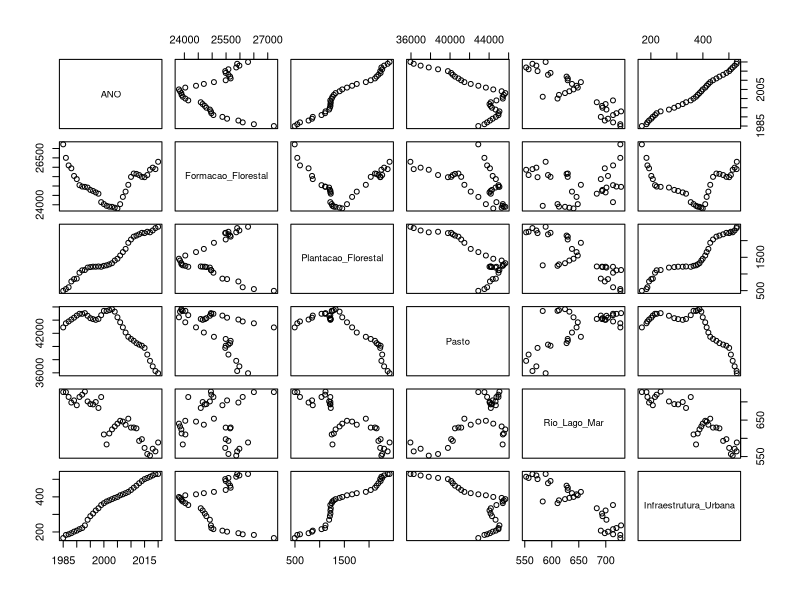
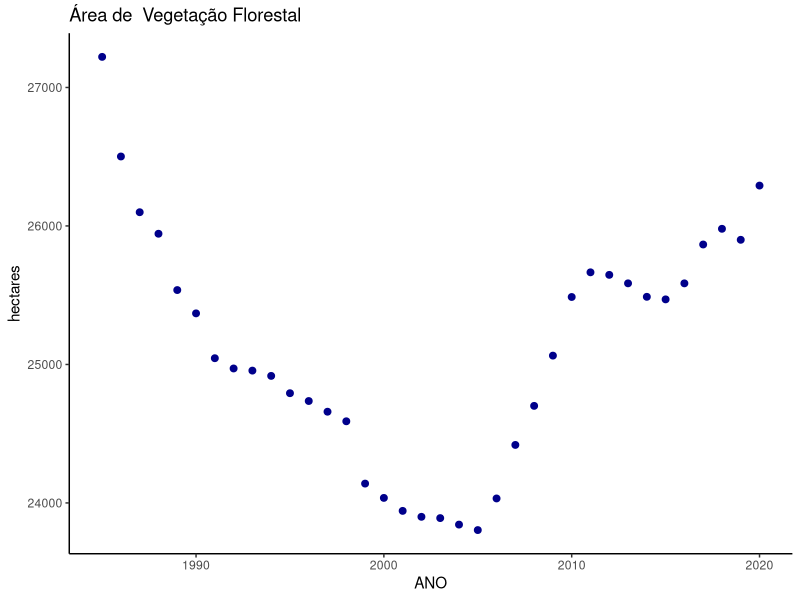
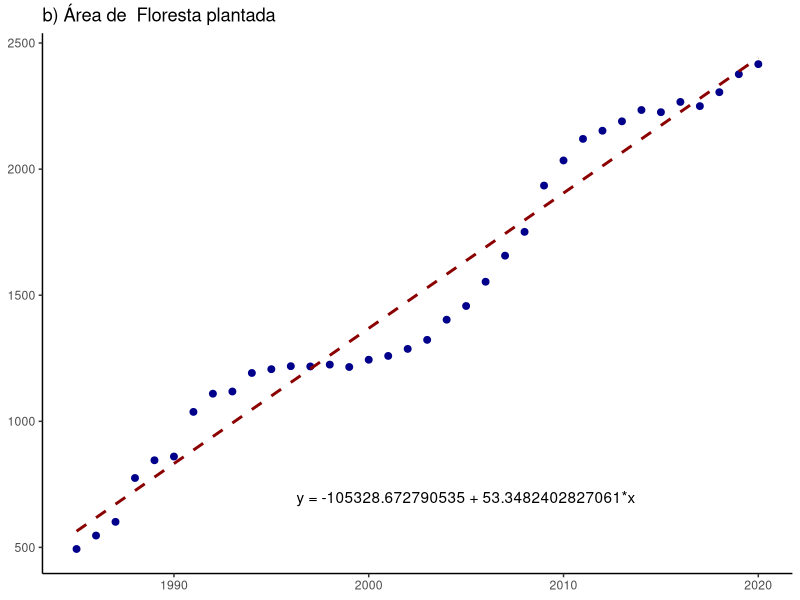
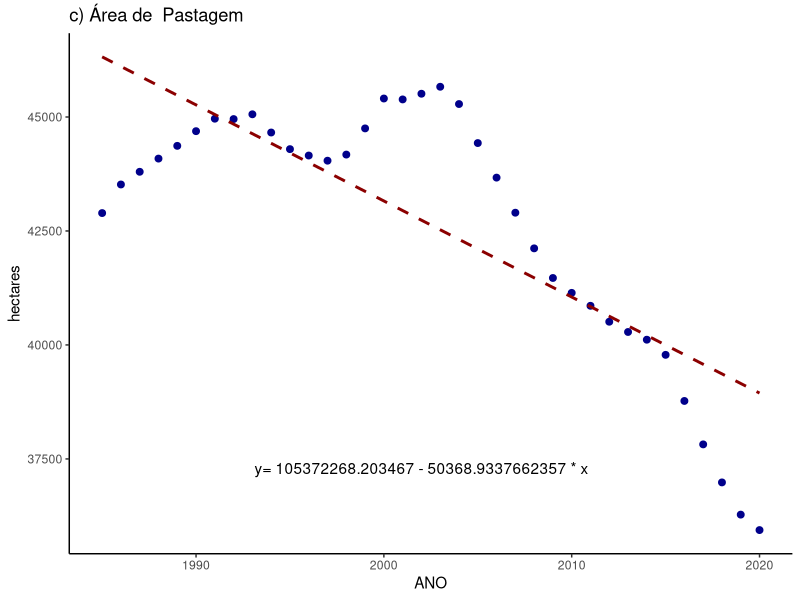
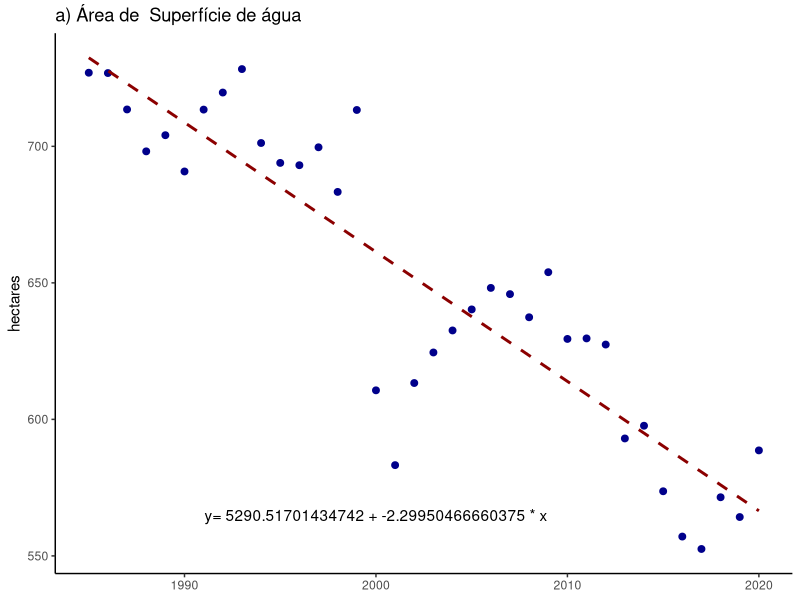
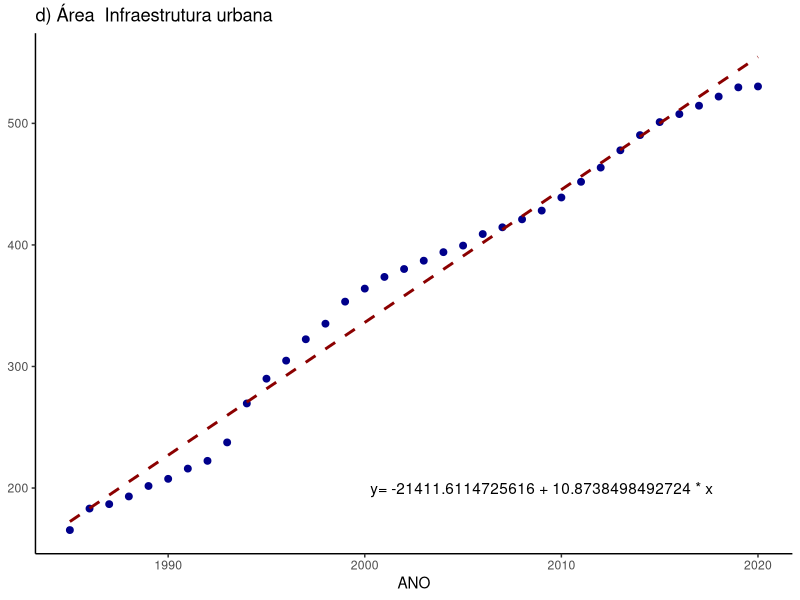
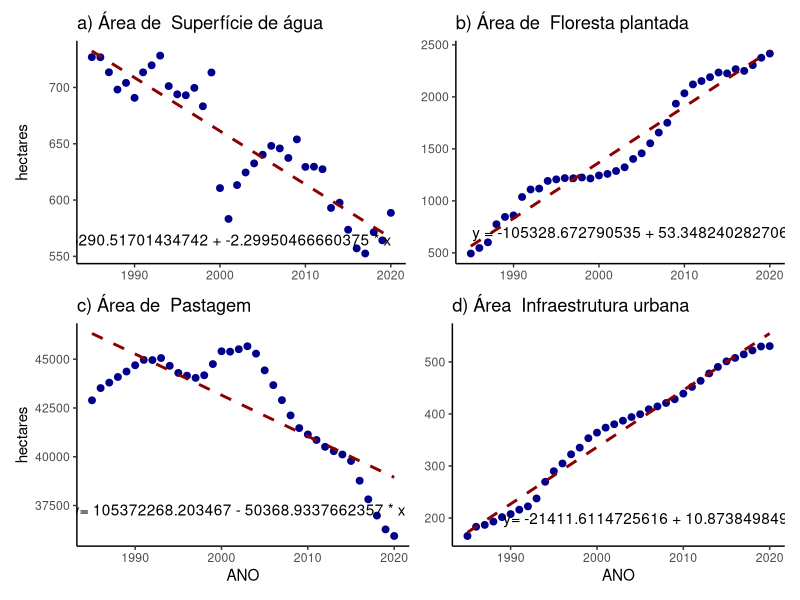
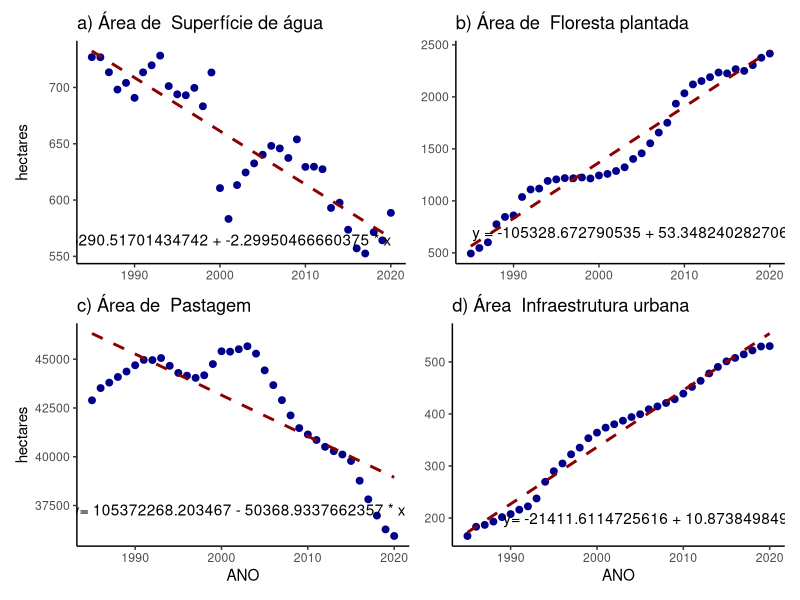

Reproduce these figures in R, in order. (Note: this script raises an error after producing the figures.)
#install.packages('tidyr')
#install.packages('rlist')
#install.packages('ggplot2')
#install.packages('patchwork')

library(ggplot2)
library(readr)
library(stringr)
library(tidyr)
library(dplyr)
library(rlist)
library(patchwork)

denvar.water = 'Superfície de água'
denvar.pasto = 'Pastagem'
denvar.florestaplantada = 'Floresta plantada'
denvar.florestanatural = 'Vegetação Florestal'
denvar.urbanizada = 'Infraestrutura urbana'

# Função para obter as variáveis estatísticas para análise e interpretação dos dados.
analisamodelo <- function (summary){
  #Dispersion parameter for gaussian family taken to be
  dpgf <- summary$dispersion
  
  #Residual deviance
  rd <- summary$deviance
  
  #Degrees of dispersion - DF / Grau de liberdade()
  dfl <- summary$df.residual
  
  intercept <- summary[["coefficients"]][1]
  variavel <- summary[["coefficients"]][2][1]
  dependente <- summary[["terms"]][[2]]
  independente <- summary[["terms"]][[3]]
  relacao <-  rd/dfl
  index <- dpgf/relacao #se for próximo de 1 a relação é significatica
  equacao <- paste('y=', intercept, '+', variavel, '* x')
  return (c(Dispersion_parameter=dpgf, Residual_deviance=rd,     degrees_of_freedom=dfl, est_intercept = intercept, est_dependente=variavel, var_dependente=dependente, var_independente=independente, relacao=relacao, index=index, equacao=equacao))
}

coverage <- read_csv("datasets/mapbiomas-brazil-collection-71-doce-area.csv", show_col_types = FALSE)

#Ajusta tabela de pastagens
pasture <- pasto_mapbiomas_brazil_collection_10_doce_area <- read_csv("datasets/pasto-mapbiomas-brazil-collection-10-doce-area.csv", show_col_types = FALSE)

pasture <- as.data.frame(t(pasture))
pasture$AREA_HA = as.integer(pasture$V1) + as.integer(pasture$V2) + as.integer(pasture$V3)
pasture <- as.data.frame(pasture[-1,])%>%select(AREA_HA)
pasture$ANO <- rownames(pasture)
colnames(pasture) = c('PASTURE_AREA_HA', 'ANO')
pasture
#Seleção de variáveis de interesse neste estudo
var_interesse <- c("ANO", "Forest Formation", "Forest Plantation", "Pasture" , "River, Lake and Ocean", "Urban Infrastructure" )
coverage <- coverage%>%select("area", 'band', 'class_name')
coverage
colnames(coverage) <- c('AREA_HA', 'ANO', 'CLASSE')
coverage$ANO <- str_replace(coverage$ANO, 'classification_', '')
coverage <- coverage %>% filter(CLASSE %in% var_interesse)
coverage <- spread(coverage, CLASSE, AREA_HA)
coverage$ANO <- as.integer(coverage$ANO)

colnames(coverage) <- c("ANO", "Formacao_Florestal", "Plantacao_Florestal", "Pasto" , "Rio_Lago_Mar", "Infraestrutura_Urbana" )

water <- read_csv("datasets/mapbiomas-brazil-collection-10-doce-area.csv", show_col_types = FALSE)
water <- water %>% select(band, area)
colnames(water) <- c('ANO', 'WATER_COVERAGE_HA')
water$ANO <- str_replace(water$ANO, 'water_coverage_', '')
water$ANO <- as.integer(water$ANO)
water
pasture
#water <- merge(water, pasture)
dataset <- merge(coverage, water)
#dataset$Pasto <- dataset$PASTURE_AREA_HA
dataset$Rio_Lago_Mar = dataset$WATER_COVERAGE_HA
#Remove variável da memória, apartir desta linha consideramos a variável "dataset"
rm(coverage)
rm(water)
dataset <- dataset%>%select(-c(WATER_COVERAGE_HA))
attach(dataset)
set.seed(2023)
colnames((dataset))
plot(dataset)
#Variável para armazenar a lista com os dados dos modelos para posterior avaliação
modelos = list()

#### 1 - Análise: Formacao_Florestal~ANO
m1 <- glm(Formacao_Florestal~ANO)
mnulo1 <- glm(Formacao_Florestal~1)

anova.md1 <- anova(m1, mnulo1, test='F')
summary.m1 <- summary(m1)

dt.modelo1 <- analisamodelo(summary.m1)
modelos <- append(modelos, dt.modelo1)

#### 1.1 - Gráfico: Formacao_Florestal~ANO
#plot(Formacao_Florestal~ANO, ylab="Formação florestal plantada (ha)", xlab=dt.modelo1$var_independente, pch=16,las=1,bty="l")
chart.m1 <- ggplot(data=dataset, aes(y=Formacao_Florestal, x=ANO)) + 
  geom_point(color='darkblue', size=2) +
  theme(
    axis.line = element_line(),
    panel.grid.major = element_blank(),
    panel.grid.minor = element_blank(),
    panel.border = element_blank(),
    panel.background = element_blank()
  ) +
  labs(
    #x = 'ANO',
    y = 'hectares',
    title = paste('Área de ', denvar.florestanatural)
  ) #+ annotate("text", x = 1990, y = 0, label = equacao) 
  #facet_grid(Formacao_Florestal + Plantacao_Florestal~ANO)
chart.m1

################################################################################
#### 2 - Análise: Plantacao_Florestal~ANO
m2 <- glm(Plantacao_Florestal~ANO)
mnulo2 <- glm(Plantacao_Florestal~1)

anova.md2 <- anova(m2, mnulo2, test='F')
summary.m2 <- summary(m2)

dt.modelo2 <- analisamodelo(summary.m2)
modelos <- append(modelos, dt.modelo2)
anova.md2
dt.modelo2
#### 2.1 - Gráfico: Plantacao_Florestal~ANO
chart.m2 <- ggplot(data=dataset, aes(y=Plantacao_Florestal, x=ANO)) + 
  geom_point(color='darkblue', size=2) + 
  theme(
    axis.line = element_line(),
    axis.title.x = element_blank(),
    panel.grid.major = element_blank(),
    panel.grid.minor = element_blank(),
    panel.border = element_blank(),
    panel.background = element_blank(),
    axis.title.y = element_blank(),
  ) +
  stat_smooth(method = "lm",
  linetype="dashed", color="darkred", se = FALSE, size = 1) +
  labs(
    #x = 'ANO',
    y = 'hectares',
    title = paste('b) Área de ', denvar.florestaplantada)
  ) +
  annotate("text", x = 2005, y = 700, label = "y = -105328.672790535 + 53.3482402827061*x", parse = FALSE)
chart.m2



################################################################################
#### 3 - Análise: Pasto~ANO
m3 <- glm(Pasto~ANO)
mnulo3 <- glm(Pasto~1)

anova.md3 <- anova(m3, mnulo3, test='F')
summary.m3 <- summary(m3)

dt.modelo3 <- analisamodelo(summary.m3)
modelos <- append(modelos, dt.modelo3)
anova.md3
dt.modelo3
1.531e-09<0.05
#### 3.2 - Gráfico: Pasto~ANO
#Pasto~ANO
chart.m3 <- ggplot(data=dataset, aes(y=Pasto, x=ANO)) + 
  geom_point(color='darkblue', size=2) +
  theme(
    axis.line = element_line(),
    panel.grid.major = element_blank(),
    panel.grid.minor = element_blank(),
    panel.border = element_blank(),
    panel.background = element_blank()
  ) +
  stat_smooth(method = "lm",
              linetype="dashed", color="darkred", se = FALSE, size = 1) +
  annotate("text", y = 37300, x = 2002, label = "y= 105372268.203467 - 50368.9337662357 * x", parse = FALSE) +
  labs(
    #x = 'ANO',
    y = 'hectares',
    title = paste('c) Área de ', denvar.pasto)
  )

chart.m3
summary.m3


################################################################################
#### 4 - Análise: Rio_Lago_Mar~ANO
m4 <- glm(Rio_Lago_Mar~ANO)
mnulo4 <- glm(Rio_Lago_Mar~1)

anova.md4 <- anova(m4, mnulo4, test='F')
summary.m4 <- summary(m4)

dt.modelo4 <- analisamodelo(summary.m4)
modelos <- append(modelos, dt.modelo4)
anova.md4
dt.modelo4
8.235e-08<0.05
chart.m4 <- ggplot(data=dataset, aes(y=Rio_Lago_Mar, x=ANO)) + 
  geom_point(color='darkblue', size=2) +
  theme(
    axis.line = element_line(),
    axis.title.x = element_blank(),
    panel.grid.major = element_blank(),
    panel.grid.minor = element_blank(),
    panel.border = element_blank(),
    panel.background = element_blank()
  ) +
  stat_smooth(method = "lm",
              linetype="dashed", color="darkred", se = FALSE, size = 1) +
  annotate("text", y = 565, x = 2000, label = "y= 5290.51701434742 + -2.29950466660375 * x", parse = FALSE) +
  labs(
    x = 'ANO',
    y = 'hectares',
    title = paste('a) Área de ', denvar.water)
  )
chart.m4


################################################################################
#### 5 - Análise: Infraestrutura_Urbana~ANO
m5 <- glm(Infraestrutura_Urbana~ANO)
mnulo5 <- glm(Infraestrutura_Urbana~1)

anova.md5 <- anova(m5, mnulo5, test='F')
summary.m5 <- summary(m5)

dt.modelo5 <- analisamodelo(summary.m5)
modelos <- append(modelos, dt.modelo5)
anova.md5
dt.modelo5
summary.m5
2.2e-16<0.05
chart.m5 <- ggplot(data=dataset, aes(y=Infraestrutura_Urbana, x=ANO)) + 
  geom_point(color='darkblue', size=2) +
  theme(
    axis.line = element_line(),
    panel.grid.major = element_blank(),
    panel.grid.minor = element_blank(),
    panel.border = element_blank(),
    panel.background = element_blank(),
    axis.title.y = element_blank(),
  ) +
  stat_smooth(method = "lm",
            linetype="dashed", color="darkred", se = FALSE, size = 1) +
  annotate("text", y = 200, x = 2009, label = "y= -21411.6114725616 + 10.8738498492724 * x", parse = FALSE) +
  labs(
    x = 'ANO',
    y = 'hectares',
    title = paste('d) Área ', denvar.urbanizada)
  )
chart.m5

charts1 <- (chart.m4 | chart.m2) / (chart.m3 | chart.m5)
charts1 + annotate("text", y = 0, x = 0, label = "figura 01")
charts1
colnames(dataset)
530/387
1080/1.369509
1080*2
2*788


################################################################################
#### 6 - Análise: Rio_Lago_Mar~Infraestrutura_Urbana
m6 <- glm(Rio_Lago_Mar~Infraestrutura_Urbana)
mnulo6 <- glm(Rio_Lago_Mar~1)

anova.md6 <- anova(m6, mnulo6, test='F')
summary.m6 <- summary(m6)

dt.modelo6 <- analisamodelo(summary.m6)
modelos <- append(modelos, dt.modelo6)
anova.md6
dt.modelo6
summary.m6
anova.md6$`Pr(>F)`<0.05

chart.m6 <- ggplot(data=dataset, aes(x=Infraestrutura_Urbana, y=Rio_Lago_Mar)) + 
  geom_point(color='darkblue', size=5) +
  theme(
    axis.line = element_line(),
    panel.grid.major = element_blank(),
    axis.title = element_text(size=18),
    panel.grid.minor = element_blank(),
    panel.border = element_blank(),
    panel.background = element_blank(),
    plot.caption = element_text(hjust = 0, size=22, face = "italic"),
    axis.text.y = element_text(angle = 0, vjust = 0.5, hjust=1, size=14),
    axis.text.x = element_text(size=14)
  ) +
  stat_smooth(method = "lm",
              linetype="dashed", color="darkred", se = FALSE, size = 1) +
  annotate("text", size = 10, x = 400, y = 725, label = "y = 765.509767577184 - 0.219415393368874 * x", parse = FALSE) +
  labs(
    y = paste(denvar.water, '(ha)'),
    x = paste('Área ', denvar.urbanizada),
    caption = "Figura 04 - relação entre a área de superfície de água e infra estrutura urbana", loc='leftbottom'
  )
chart.m6
summary.m6
dt.modelo6
colnames(dataset)


################################################################################
#### 7 - Análise: Rio_Lago_Mar~Plantacao_Florestal
m7 <- glm(Rio_Lago_Mar~Plantacao_Florestal)
mnulo7 <- glm(Rio_Lago_Mar~1)

anova.md7 <- anova(m7, mnulo7, test='F')
summary.m7 <- summary(m7)

dt.modelo7 <- analisamodelo(summary.m7)
modelos <- append(modelos, dt.modelo7)
anova.md7
dt.modelo7
anova.md7$`Pr(>F)`<0.05

chart.m7 <- ggplot(data=dataset, aes(x=Plantacao_Florestal, y=Rio_Lago_Mar)) + 
  geom_point(color='darkblue', size=5) +
  theme(
    axis.line = element_line(),
    axis.title = element_text(size=18),
    panel.grid.major = element_blank(),
    panel.grid.minor = element_blank(),
    panel.border = element_blank(),
    panel.background = element_blank(),
    plot.caption = element_text(hjust = 0, size=22, face = "italic"),
    axis.text.y = element_text(angle = 0, vjust = 0.5, hjust=1, size=14),
    axis.text.x = element_text(size=14)
  ) +
  stat_smooth(method = "lm",
              linetype="dashed", color="darkred", se = FALSE, size = 1) +
  annotate("text", size=10, x = 1800, y = 730, label = "y = 771.49880872459 - 0.0811982098441572 * x", parse = FALSE) +
  labs(
    y = paste(denvar.water, '(ha)'),
    x = paste('Área de ', denvar.florestaplantada, ' (ha)'),
    caption = "Figura 03", loc='leftbottom'
  )
chart.m7
summary.m7
dt.modelo7

788*1.4

################################################################################
#### 8 - Análise: Rio_Lago_Mar~Pasto
m8 <- glm(Rio_Lago_Mar~Pasto)
mnulo8 <- glm(Rio_Lago_Mar~1)

anova.md8 <- anova(m8, mnulo8, test='F')
summary.m8 <- summary(m8)

dt.modelo8 <- analisamodelo(summary.m8)
modelos <- append(modelos, dt.modelo8)
anova.md8
dt.modelo8
anova.md8$`Pr(>F)`<0.05

chart.m8 <- ggplot(data=dataset, aes(x=Pasto, y=Rio_Lago_Mar)) + 
  geom_point(color='darkblue', size=5) +
  theme(
    axis.line = element_line(),
    panel.grid.major = element_blank(size=18),
    axis.title = element_text(),
    panel.grid.minor = element_blank(),
    panel.border = element_blank(),
    panel.background = element_blank(),
    plot.caption = element_text(hjust = 0, size=22, face = "italic"),
    axis.text.y = element_text(angle = 0, vjust = 0.5, hjust=1, size=14),
    axis.text.x = element_text(size=14)
  ) +

  stat_smooth(method = "lm",
              linetype="dashed", color="darkred", se = FALSE, size = 1) +
  annotate("text", size=10, x = 39700, y = 700, label = "y = 81.4364024310247 + 0.0133243204093905 * x", parse = FALSE) +
  labs(
    y = paste(denvar.water, ' (ha)'),
    x = paste(denvar.pasto, ' (ha)'),
    caption = "Figura 02", loc='leftbottom'
  )
chart.m8

summary.m8
dt.modelo8

8.144e+01
